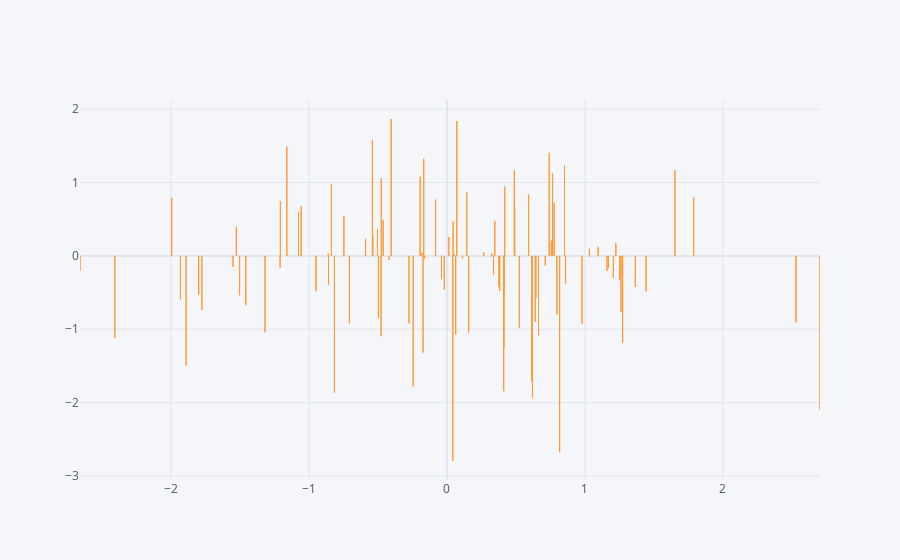

This figure's notebook cell:
### Code cell
df.iplot(kind='bar', x='A', y='B')
